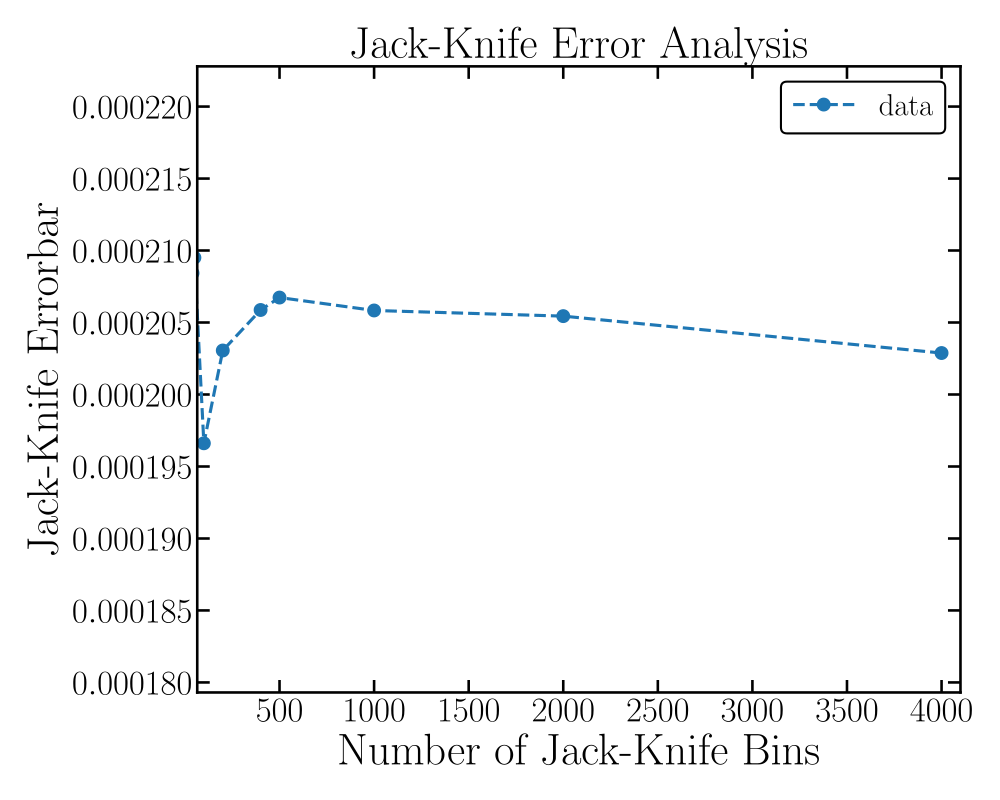

Python code for this plot:
from plots.scatter2d import line
import numpy as np
data = np.loadtxt("tests/plot_test.txt")
xdata = [data[:,0]]
ydata = [data[:,3]]
yerrors = []
xmin = 65
xmax = 4100
labels = ["data"]
title = "Jack-Knife Error Analysis"
xlabel = "Number of Jack-Knife Bins"
ylabel = "Jack-Knife Errorbar"
filename = "tests/plot_test.pdf"

line.plot(xdata, ydata, yerrors, xmin, xmax, labels, title, xlabel, ylabel, filename)
